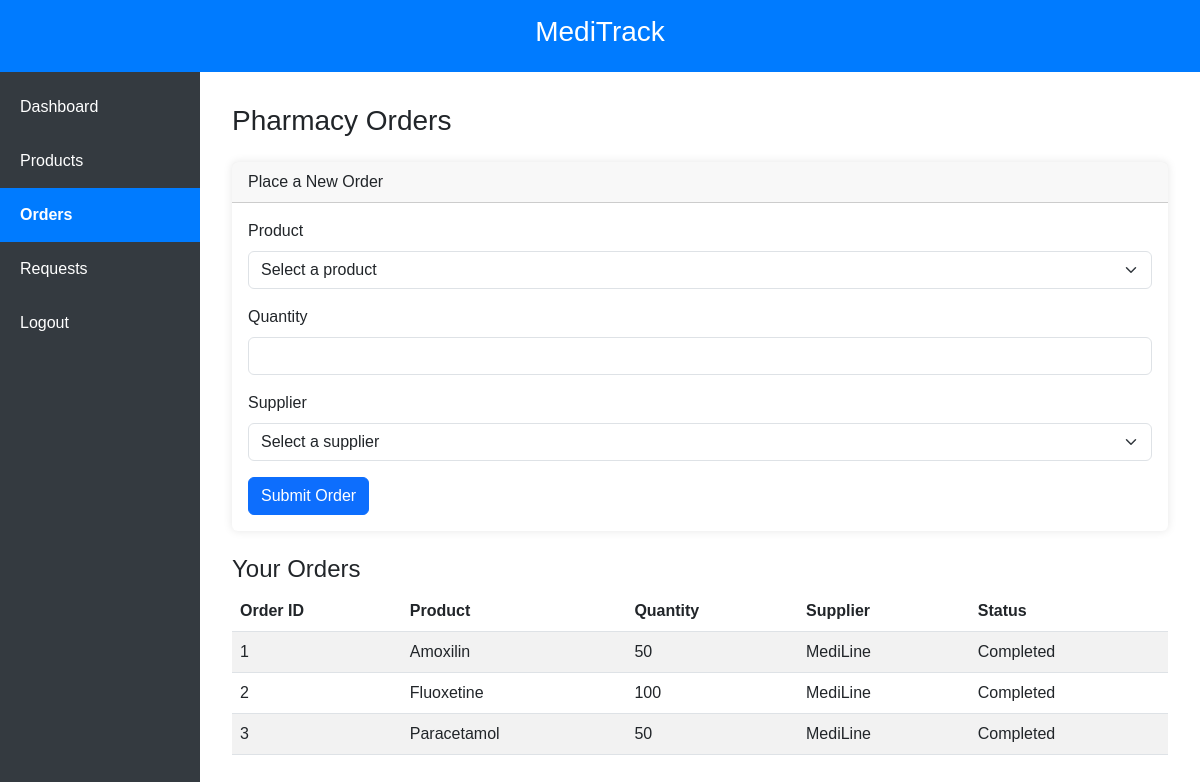
The page /pharmacy_orders (signed in) on the database as committed earlier.
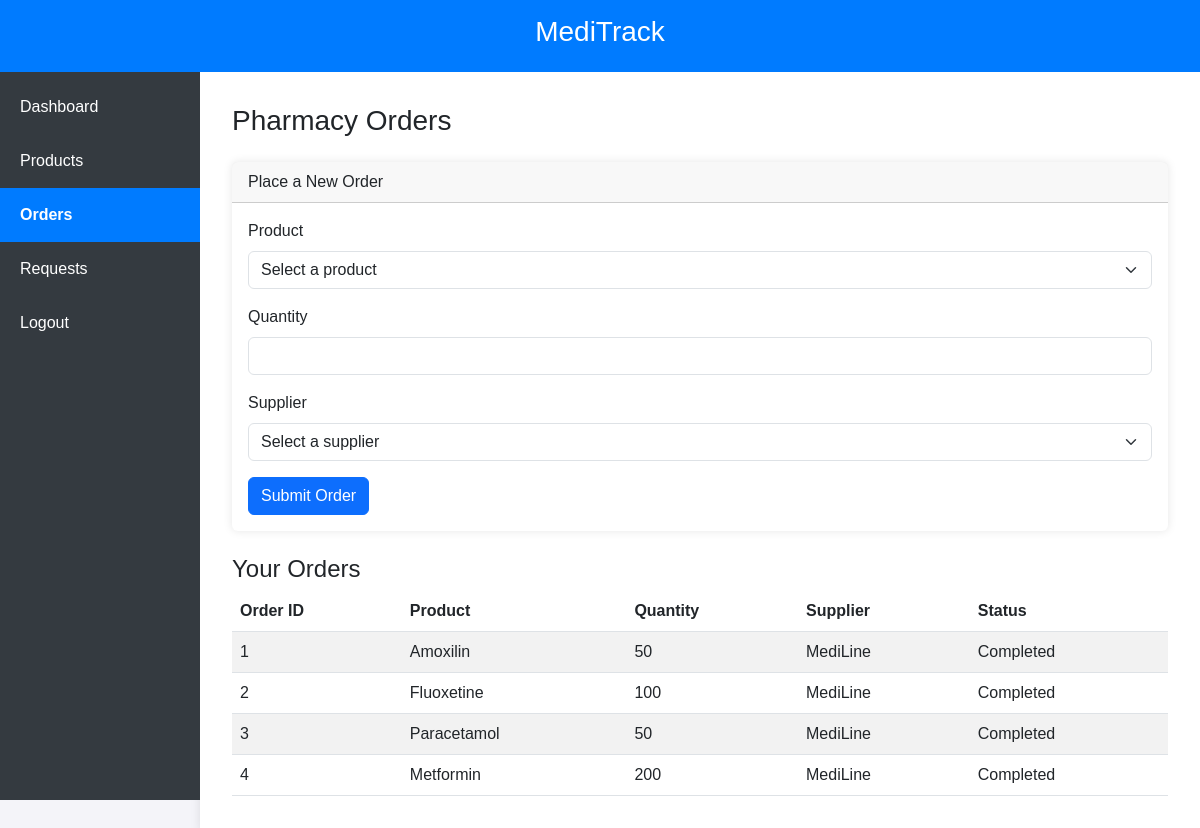
The same page on the database as committed later.
### database.py (models this page shows, shortened)
class Product(db.Model):
    id = db.Column(db.Integer, primary_key=True)
    name = db.Column(db.String(100), nullable=False)
    supplier_id = db.Column(db.Integer, db.ForeignKey('user.id'), nullable=False)
    supplier = db.relationship('database.User', backref='products')
    quantity = db.Column(db.Integer, nullable=False)
    expiry_date = db.Column(db.Date, nullable=False)

class User(db.Model, UserMixin):
    id = db.Column(db.Integer, primary_key=True)
    name = db.Column(db.String(100), nullable=False)
    email = db.Column(db.String(120), unique=True, nullable=False)
    password_hash = db.Column(db.String(128), nullable=False)
    role = db.Column(db.String(20), nullable=False)

class Order(db.Model):
    id = db.Column(db.Integer, primary_key=True)
    request_id = db.Column(db.Integer, db.ForeignKey('request.id'), nullable=False)
    request = db.relationship('Request', backref='orders')
    supplier_id = db.Column(db.Integer, db.ForeignKey('user.id'), nullable=False)
    supplier = db.relationship('database.User', backref='supplier_orders', foreign_keys=[supplier_id])
    requester_id = db.Column(db.Integer, db.ForeignKey('user.id'), nullable=False)
    requester = db.relationship('database.User', backref='requested_orders', foreign_keys=[requester_id])
    product_id = db.Column(db.Integer, db.ForeignKey('product.id'), nullable=False)
    product = db.relationship('Product', backref='orders')
    quantity = db.Column(db.Integer, nullable=False)
    status = db.Column(db.String(20), default='Processing')

### app.py (the view, shortened to what this page needs)
@app.route('/pharmacy_orders', methods=['GET', 'POST'])
@login_required
def pharmacy_orders():
    if current_user.role != 'Pharmacy':
        return redirect(url_for(f"{current_user.role.lower()}_dashboard"))
    products = Product.query.all()
    orders = Order.query.filter_by(requester_id=current_user.id).all()
    orders_data = [
        {
            'id': order.id,
            'product_name': order.product.name,
            'quantity': order.quantity,
            'supplier_name': order.supplier.name,
            'status': order.status
        } for order in orders
    ]
    suppliers = User.query.filter_by(role='Supplier').all()
    return render_template('pharmacy_orders.html', orders=orders_data, suppliers=suppliers, products=products)

### app.py (called while the page is built)
@login_manager.user_loader
def load_user(user_id):
    return User.query.get(int(user_id))

### templates/pharmacy_orders.html (shortened to what this page needs)
{% extends "base.html" %}
{% block content %}
<div class="container">
    <h3 class="my-4">Pharmacy Orders</h3>
    <div class="card mb-4">
        <div class="card-header">Place a New Order</div>
        <div class="card-body">
            <form method="POST">
                <div class="mb-3">
                    <label for="product_id" class="form-label">Product</label>
                    <select class="form-select" id="product_id" name="product_id" required>
                        <option value="" disabled selected>Select a product</option>
                    </select>
                </div>
                <div class="mb-3">
                    <label for="quantity" class="form-label">Quantity</label>
                    <input type="number" class="form-control" id="quantity" name="quantity" min="1" required>
                </div>
                <div class="mb-3">
                    <label for="supplier_id" class="form-label">Supplier</label>
                    <select class="form-select" id="supplier_id" name="supplier_id" required>
                        <option value="" disabled selected>Select a supplier</option>
                    </select>
                </div>
                <button type="submit" class="btn btn-primary">Submit Order</button>
            </form>
        </div>
    </div>
    <h4>Your Orders</h4>
    {% if orders %}
    <table class="table table-striped">
        <thead>
            <tr>
                <th>Order ID</th>
                <th>Product</th>
                <th>Quantity</th>
                <th>Supplier</th>
                <th>Status</th>
            </tr>
        </thead>
        <tbody>
            {% for order in orders %}
            <tr>
                <td>{{ order.id }}</td>
                <td>{{ order.product_name }}</td>
                <td>{{ order.quantity }}</td>
                <td>{{ order.supplier_name }}</td>
                <td>{{ order.status }}</td>
            </tr>
            {% endfor %}
        </tbody>
    </table>
    {% else %}
    <p>No orders found.</p>
    {% endif %}
</div>
{% endblock %}

### templates/base.html (shortened to what this page needs)
<!DOCTYPE html>
<html lang="en">
<head>
    <link href="https://cdn.jsdelivr.net/npm/bootstrap@5.3.0/dist/css/bootstrap.min.css" rel="stylesheet">
    <link rel="stylesheet" href="{{ url_for('static', filename='style.css') }}">
</head>
<body>
    {% if current_user.is_authenticated %}
    <div class="header">
        <h3>MediTrack</h3>
    </div>
    <div class="sidebar">
        <a href="{{ url_for(current_user.role.lower() + '_dashboard') }}" class="{% if request.endpoint == current_user.role.lower() + '_dashboard' %}active{% endif %}">Dashboard</a>
        {% if current_user.role == 'Supplier' %}
        <a href="{{ url_for('supplier_products') }}" class="{% if request.endpoint == 'supplier_products' %}active{% endif %}">Products</a>
        <a href="{{ url_for('supplier_requests') }}" class="{% if request.endpoint == 'supplier_requests' %}active{% endif %}">Requests</a>
        <a href="{{ url_for('supplier_orders') }}" class="{% if request.endpoint == 'supplier_orders' %}active{% endif %}">Orders</a>
        {% elif current_user.role == 'Pharmacy' %}
        <a href="{{ url_for('pharmacy_products') }}" class="{% if request.endpoint == 'pharmacy_products' %}active{% endif %}">Products</a>
        <a href="{{ url_for('pharmacy_orders') }}" class="{% if request.endpoint == 'pharmacy_orders' %}active{% endif %}">Orders</a>
        <a href="{{ url_for('pharmacy_requests') }}" class="{% if request.endpoint == 'pharmacy_requests' %}active{% endif %}">Requests</a>
        {% elif current_user.role == 'Customer' %}
        <a href="{{ url_for('customer_order_products') }}" class="{% if request.endpoint == 'customer_order_products' %}active{% endif %}">Order Products</a>
        <a href="{{ url_for('customer_order_tracking') }}" class="{% if request.endpoint == 'customer_order_tracking' %}active{% endif %}">Order Tracking</a>
        {% endif %}
        <a href="{{ url_for('logout') }}">Logout</a>
    </div>
    {% endif %}
    <div class="{% if current_user.is_authenticated %}content{% else %}d-flex justify-content-center align-items-center{% endif %}" style="{% if not current_user.is_authenticated %}min-height: 100vh;{% endif %}">
        {% block content %}
        {% endblock %}
    </div>
</body>
</html>

### static/style.css (style rules this page uses)
body { margin: 0; font-family: Arial, sans-serif; background-color: #f4f4f9; }
.header { background-color: #007bff; color: white; padding: 15px; text-align: center; position: fixed; top: 0; width: 100%; z-index: 1000; }
.sidebar { width: 200px; background-color: #343a40; position: fixed; top: 60px; left: 0; height: calc(100vh - 60px); padding-top: 20px; }
.sidebar a { display: block; color: white; padding: 15px 20px; text-decoration: none; transition: background-color 0.3s; }
.sidebar a.active { background-color: #007bff; font-weight: bold; }
.content { margin-left: 200px; margin-top: 60px; padding: 20px; min-height: calc(100vh - 60px); background-color: #ffffff; box-shadow: 0 0 10px rgba(0, 0, 0, 0.1); }
.card { box-shadow: 0 0 10px rgba(0, 0, 0, 0.1); border: none; }

Rows that differ between the two databases and show on the page:
added Product: product_name "Metformin"
added Order: status "Completed"
Other text that changed with them:
new list line: "4 200"
new list line: "MediLine"
